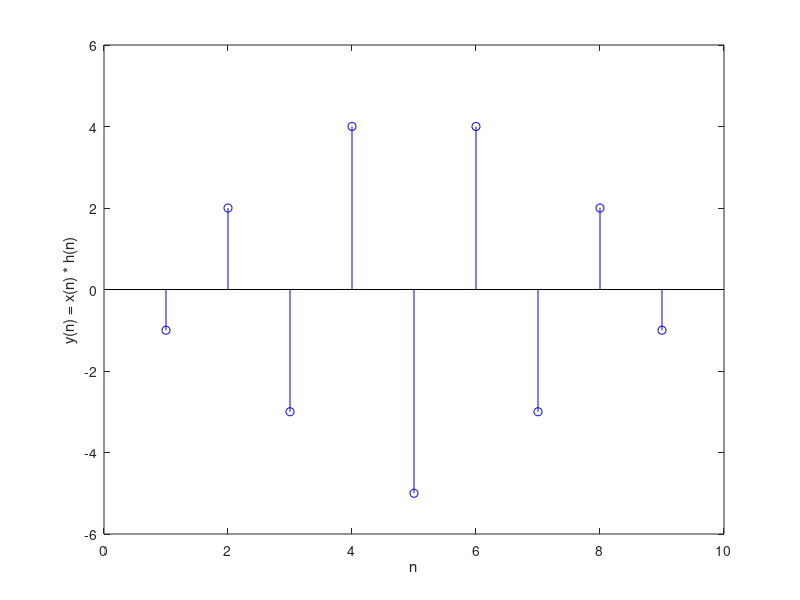

Write the MATLAB code that produced this figure.
clear; clc;
x = [-1 1 -1 1 -1]; % Present input x(n) in row vector
h = [1 -1 1 -1 1];  % Present impulse response h(n) in row vector

y = conv(x,h);      % Convolution function

% Draw output y(n)
stem(y, 'bo');
xlabel('n');
ylabel('y(n) = x(n) * h(n)');
axis([0 10 -6 6]);  % Range of n and range of value of y(n)
